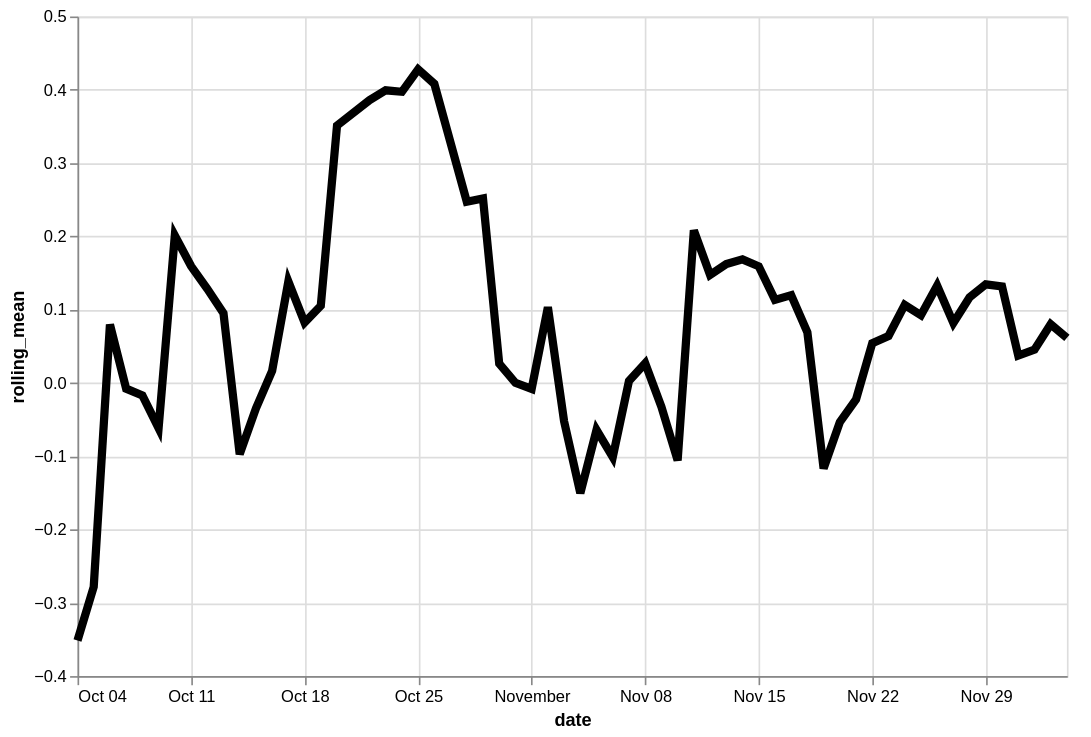

Source (Vega-Lite JSON):
### Vega-Lite specification from a JSON file in a GitHub repository (floating-point values rounded to 4 significant figures)
{"config": {"view": {"continuousWidth": 400, "continuousHeight": 300}}, "data": {"name": "data-ab83843743c080d8964b4909e19be915"}, "mark": {"type": "line", "color": "black", "size": 5}, "encoding": {"x": {"type": "temporal", "field": "date"}, "y": {"type": "quantitative", "field": "rolling_mean"}}, "height": 400, "transform": [{"window": [{"op": "mean", "field": "residual", "as": "rolling_mean"}], "frame": [-4, 3]}], "width": 600, "$schema": "https://vega.github.io/schema/vega-lite/v4.8.1.json", "datasets": {"data-ab83843743c080d8964b4909e19be915": [{"date": "2020-10-04", "residual": 0.05871}, {"date": "2020-10-05", "residual": -1.004}, {"date": "2020-10-06", "residual": 0.1147}, {"date": "2020-10-07", "residual": -0.5756}, {"date": "2020-10-08", "residual": 0.01477}, {"date": "2020-10-09", "residual": 1.87}, {"date": "2020-10-10", "residual": -0.5333}, {"date": "2020-10-11", "residual": -0.08079}, {"date": "2020-10-12", "residual": -0.2984}, {"date": "2020-10-13", "residual": 1.098}, {"date": "2020-10-14", "residual": -0.219}, {"date": "2020-10-15", "residual": -0.8232}, {"date": "2020-10-16", "residual": -0.2532}, {"date": "2020-10-17", "residual": 0.3314}, {"date": "2020-10-18", "residual": -0.03379}, {"date": "2020-10-19", "residual": 0.3306}, {"date": "2020-10-20", "residual": 0.6758}, {"date": "2020-10-22", "residual": 0.6507}, {"date": "2020-10-23", "residual": -0.03641}, {"date": "2020-10-24", "residual": 1.144}, {"date": "2020-10-25", "residual": 0.02423}, {"date": "2020-10-26", "residual": 0.4386}, {"date": "2020-10-28", "residual": -0.04958}, {"date": "2020-10-29", "residual": 0.5764}, {"date": "2020-10-30", "residual": 0.5166}, {"date": "2020-10-31", "residual": -0.6354}, {"date": "2020-11-01", "residual": -0.0005565}, {"date": "2020-11-02", "residual": -0.6597}, {"date": "2020-11-03", "residual": -0.185}, {"date": "2020-11-04", "residual": 0.3727}, {"date": "2020-11-05", "residual": 0.8419}, {"date": "2020-11-06", "residual": -0.6698}, {"date": "2020-11-07", "residual": -0.2677}, {"date": "2020-11-08", "residual": 0.05508}, {"date": "2020-11-09", "residual": -0.2965}, {"date": "2020-11-10", "residual": 0.1721}, {"date": "2020-11-11", "residual": 0.007368}, {"date": "2020-11-12", "residual": -0.1031}, {"date": "2020-11-13", "residual": 0.2574}, {"date": "2020-11-14", "residual": 1.84}, {"date": "2020-11-15", "residual": -0.7544}, {"date": "2020-11-16", "residual": 0.1735}, {"date": "2020-11-17", "residual": -0.2443}, {"date": "2020-11-18", "residual": 0.09607}, {"date": "2020-11-19", "residual": -0.3585}, {"date": "2020-11-20", "residual": -0.05171}, {"date": "2020-11-21", "residual": -0.1494}, {"date": "2020-11-22", "residual": 0.355}, {"date": "2020-11-23", "residual": -0.2485}, {"date": "2020-11-24", "residual": 0.4202}, {"date": "2020-11-25", "residual": 0.3708}, {"date": "2020-11-26", "residual": 0.1743}, {"date": "2020-11-27", "residual": -0.01951}, {"date": "2020-11-28", "residual": -0.1633}, {"date": "2020-11-29", "residual": 0.1729}, {"date": "2020-11-30", "residual": -0.05329}, {"date": "2020-12-01", "residual": 0.03184}, {"date": "2020-12-02", "residual": 0.5624}, {"date": "2020-12-03", "residual": 0.3484}, {"date": "2020-12-04", "residual": -0.5816}]}}
